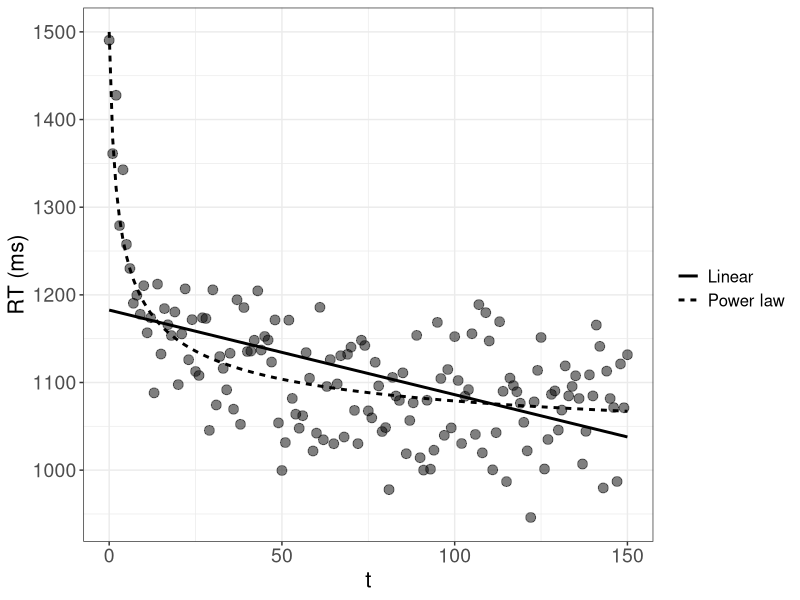
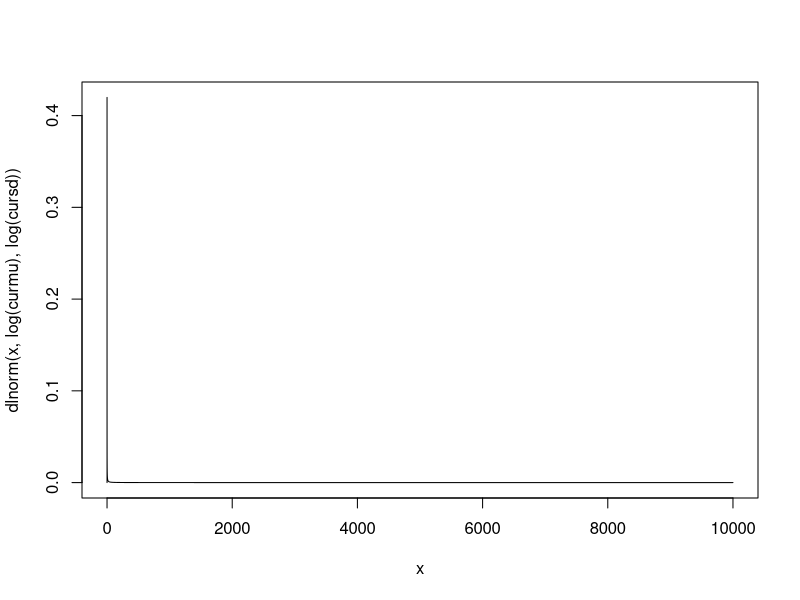
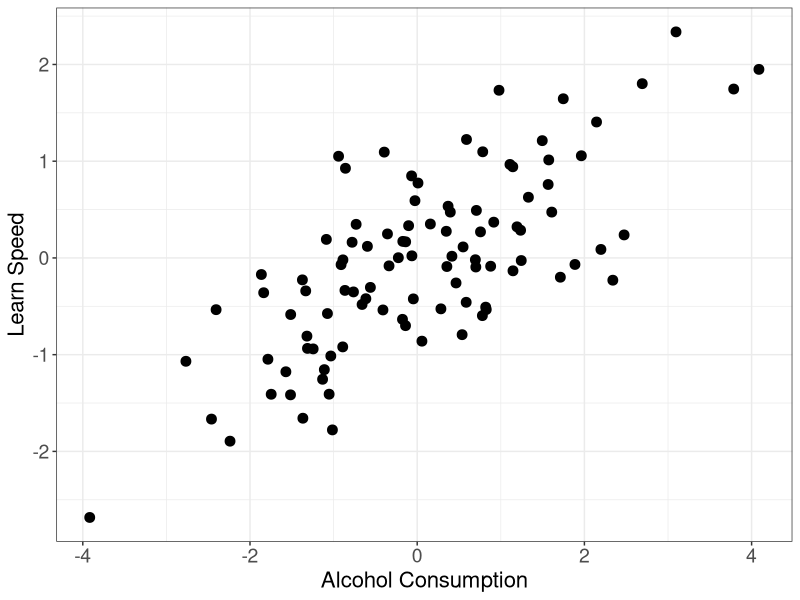
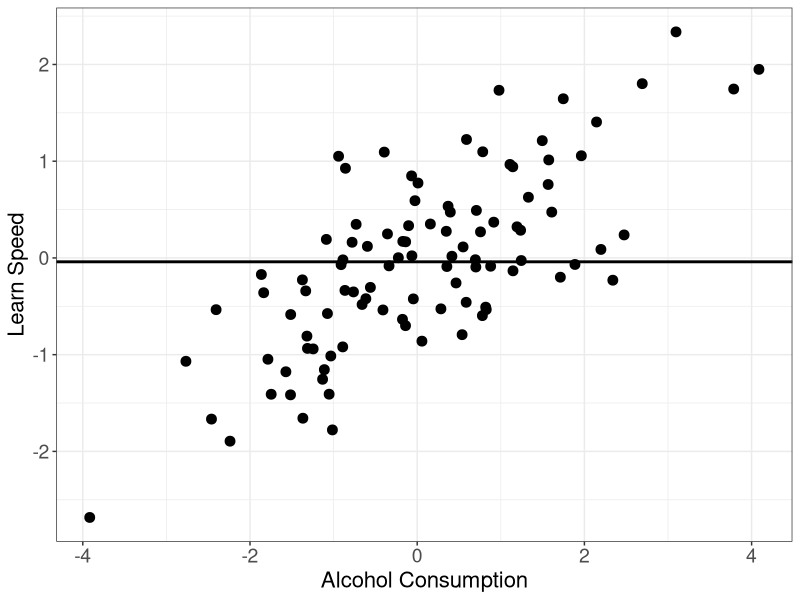
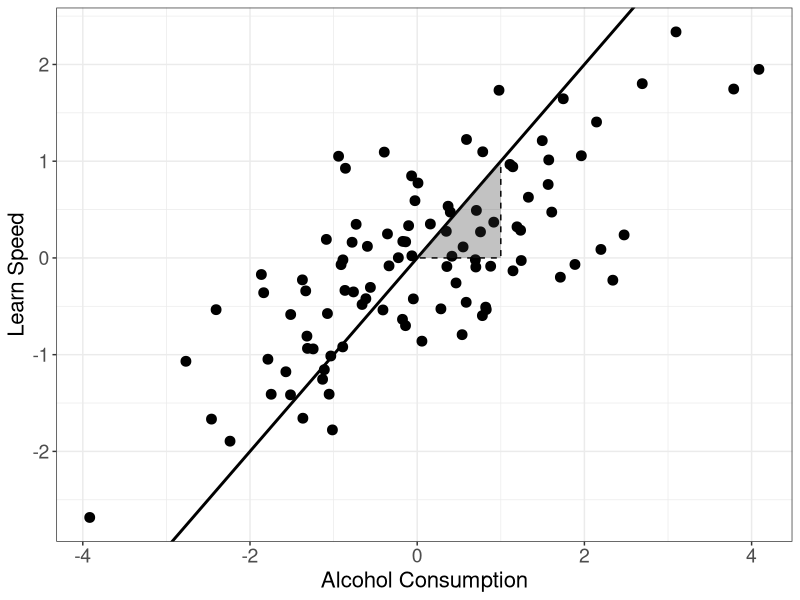
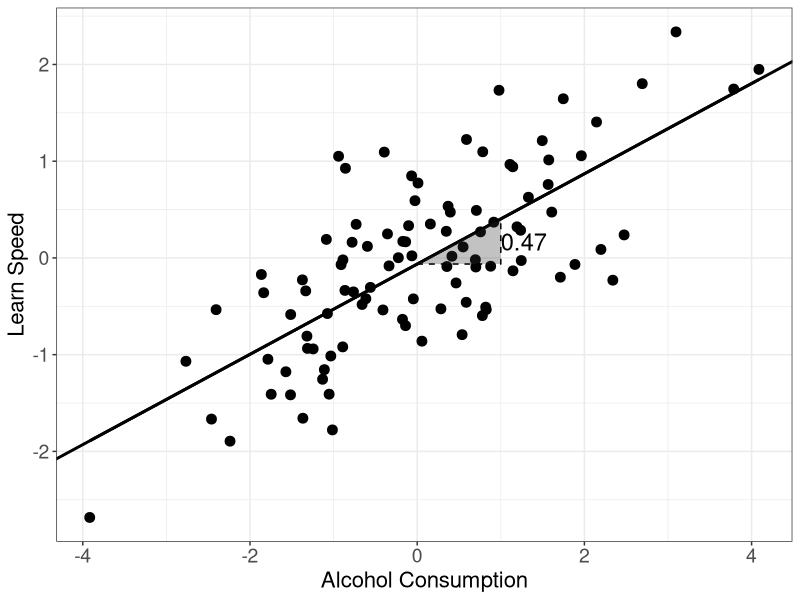
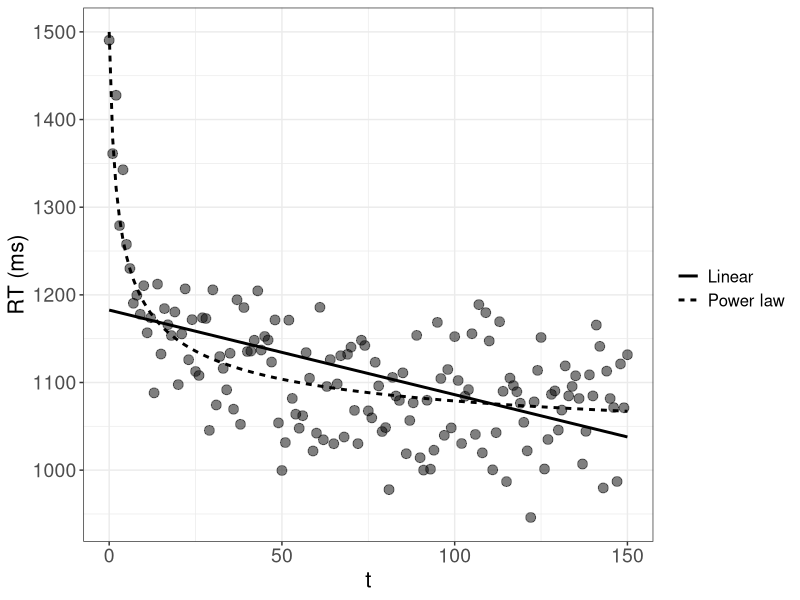
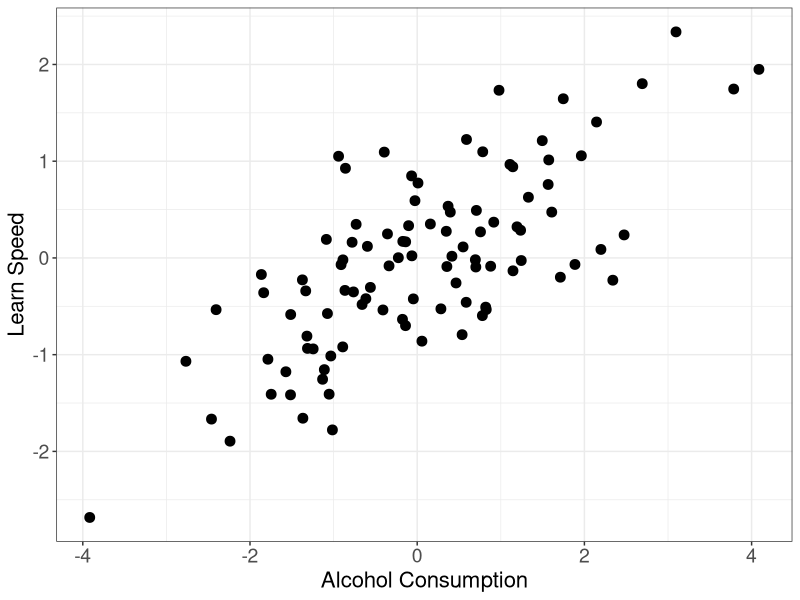

Recreate these plots in R, in order.
## ---- chunk 1
library(dplyr)  # basic package for changing data structures.

library(ggplot2)  # important package for plotting.

thlg <- theme(axis.title = element_text(size = 16),
              axis.text = element_text(size = 14),
              legend.title = element_text(size = 14),
              legend.text = element_text(size = 12))
## ---- chunk 2

# Forgetting data:
  N <- 150
  t <- 0:N

  # Power:
    Ap <- 1000
    Bp <- 500
    bet <- 0.4
  
    RTp <- Ap + Bp * (t + 1)^(-bet) + rnorm(N + 1, 0, 50)

  # Exponential:
    Ae <- 1000
    Be <- 500
    alp <- 0.6
  
    RTe <- Ae + Be * exp(-alp * t) + rnorm(N + 1, 0, 50)

  # Linear:

# Plotting:
  data.frame(t = t, RTp = RTp, RTe = RTe,
              pred_p = Ap + Bp * (t + 1)^(-bet),
              pred_e = Ae + Be * exp(-alp * t)) %>%
    ggplot(aes(x = t)) +
    geom_point(aes(y = RTp), size = 3, alpha = 0.5) +
    geom_line(aes(y = pred_p, linetype = "Power law"), linewidth = 1) +
    # geom_line(aes(y = pred_e, linetype = "Exponetial law"), linewidth = 1) +
    # Linear:
    geom_smooth(aes(y = RTp, linetype = "Linear"), method = "lm", se = FALSE, linewidth = 1, color = "black") + 
    labs(y = "RT (ms)", linetype = "") +
    theme_bw() +
    thlg

  ggsave("_figures/pow_lin.png", height = 12, width = 16, unit = "cm")
## ---- chunk 3
# Average tax cut of $ 1,083 
# 
# But: 80% receive less than this cut, half (around 45 Million people) receive less than $ 100, $ 30,127 for the top 1%

# Try with lognormal:
  curmu <- 0.01
  cursd <- 10000
  
  x <- seq(0, curmu + cursd, by = 0.1)
  plot(x, dlnorm(x, log(curmu), log(cursd)), type = "l")
  
  
  1- plnorm(c(30127), log(curmu), log(cursd))
  plnorm(c(1083, 100), log(curmu), log(cursd))
  
  # Target probabilities:
  c(0.01, 0.8, 0.5)
  
  

## ---- chunk 4
# Simple linear relationship:
  n <- 100
  set.seed(09234)
  learn_speed <- rnorm(n)
  alcohol <- rnorm(n, learn_speed)  # assuming that more intelligent people drink more  
## ---- chunk 5

  plt_alc_learn <- data.frame(alcohol = alcohol, learn_speed = learn_speed) %>%
    ggplot(aes(x = alcohol, y = learn_speed)) +
    geom_point(size = 3) +
    labs(x = "Alcohol Consumption", y = "Learn Speed", linetype = "") +
    theme_bw() +
    thlg

# Show and save:
plt_alc_learn

ggsave("_figures/alc_learn_raw.png", height = 12, width = 12, unit = "cm")
## ---- chunk 6
plt_alc_learn +
    geom_hline(yintercept = mean(learn_speed), linewidth = 1)

ggsave("_figures/alc_learn_mean.png", height = 12, width = 12, unit = "cm")
## ---- chunk 7
  plt_alc_learn +
      # Linear:
      geom_abline(slope = 1, linewidth = 1) +
      annotate(geom = "polygon", x = c(1, 0, 1), y = c(1, 0, 0),
              linetype = "dashed", color = "black",
              alpha = 0.3)
  
  ggsave("_figures/alc_learn_lm.png", height = 12, width = 12, unit = "cm")


# Fitted model:
  fit <- lm(learn_speed ~ alcohol)
  summary(fit)

  ic <- coef(fit)["(Intercept)"]   # intercept.
  slp <- coef(fit)["alcohol"]

plt_alc_learn +
    # Linear:
    geom_smooth(method = "lm", se = FALSE, linewidth = 1, color = "black") +
    geom_abline(intercept = ic, slope = slp, linewidth = 1) +
    annotate(geom = "polygon", x = c(1, 0, 1), y = c(1, 0, 0) * slp + ic,
            linetype = "dashed", color = "black",
            alpha = 0.3) +
    annotate(geom = "text", x = 1, y = slp/2 + ic, label = round(slp, 2), size = 6, hjust = 0)

ggsave("_figures/alc_learn_fit.png", height = 12, width = 12, unit = "cm")
